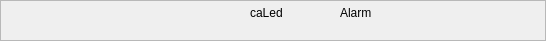
      <widget class="QFrame" name="frame_Test_Led">
       <property name="geometry">
        <rect>
         <x>5</x>
         <y>320</y>
         <width>546</width>
         <height>41</height>
        </rect>
       </property>
       <property name="frameShape">
        <enum>QFrame::StyledPanel</enum>
       </property>
       <property name="frameShadow">
        <enum>QFrame::Raised</enum>
       </property>
       <widget class="caLabel" name="caLabel_208">
        <property name="geometry">
         <rect>
          <x>340</x>
          <y>5</y>
          <width>86</width>
          <height>16</height>
         </rect>
        </property>
        <property name="font">
         <font>
          <pointsize>9</pointsize>
         </font>
        </property>
        <property name="frameShape">
         <enum>QFrame::NoFrame</enum>
        </property>
        <property name="text">
         <string>Alarm</string>
        </property>
        <property name="alignment">
         <set>Qt::AlignAbsolute|Qt::AlignLeading|Qt::AlignLeft|Qt::AlignVCenter</set>
        </property>
        <property name="fontScaleMode">
         <enum>ESimpleLabel::Height</enum>
        </property>
        <property name="foreground">
         <color>
          <red>0</red>
          <green>0</green>
          <blue>0</blue>
         </color>
        </property>
        <property name="background">
         <color alpha="0">
          <red>0</red>
          <green>0</green>
          <blue>0</blue>
         </color>
        </property>
       </widget>
       <widget class="caLabel" name="caLabel_209">
        <property name="geometry">
         <rect>
          <x>250</x>
          <y>5</y>
          <width>71</width>
          <height>16</height>
         </rect>
        </property>
        <property name="font">
         <font>
          <pointsize>9</pointsize>
         </font>
        </property>
        <property name="frameShape">
         <enum>QFrame::NoFrame</enum>
        </property>
        <property name="text">
         <string>caLed</string>
        </property>
        <property name="alignment">
         <set>Qt::AlignAbsolute|Qt::AlignLeading|Qt::AlignLeft|Qt::AlignVCenter</set>
        </property>
        <property name="fontScaleMode">
         <enum>ESimpleLabel::Height</enum>
        </property>
        <property name="foreground">
         <color>
          <red>0</red>
          <green>0</green>
          <blue>0</blue>
         </color>
        </property>
        <property name="background">
         <color alpha="0">
          <red>0</red>
          <green>0</green>
          <blue>0</blue>
         </color>
        </property>
       </widget>
       <widget class="caLed" name="caled_5">
        <property name="geometry">
         <rect>
          <x>5</x>
          <y>5</y>
          <width>36</width>
          <height>32</height>
         </rect>
        </property>
        <property name="rectangular">
         <bool>true</bool>
        </property>
        <property name="gradientEnabled">
         <bool>false</bool>
        </property>
        <property name="ledWidth">
         <number>30</number>
        </property>
        <property name="ledHeight">
         <number>30</number>
        </property>
        <property name="linearGradient">
         <bool>false</bool>
        </property>
        <property name="scaleContents">
         <bool>false</bool>
        </property>
        <property name="channel" stdset="0">
         <string notr="true">$(DEVICE):TEST-AO</string>
        </property>
        <property name="colorMode">
         <enum>caLed::Alarm</enum>
        </property>
       </widget>
      </widget>
